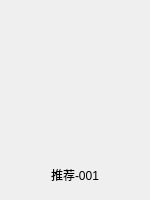
<?xml version="1.0" encoding="UTF-8"?>
<ui version="4.0">
 <class>RecBoxItem</class>
 <widget class="QWidget" name="RecBoxItem">
  <property name="geometry">
   <rect>
    <x>0</x>
    <y>0</y>
    <width>150</width>
    <height>200</height>
   </rect>
  </property>
  <property name="minimumSize">
   <size>
    <width>0</width>
    <height>150</height>
   </size>
  </property>
  <property name="windowTitle">
   <string>Form</string>
  </property>
  <layout class="QVBoxLayout" name="verticalLayout">
   <property name="spacing">
    <number>0</number>
   </property>
   <property name="leftMargin">
    <number>0</number>
   </property>
   <property name="topMargin">
    <number>0</number>
   </property>
   <property name="rightMargin">
    <number>0</number>
   </property>
   <property name="bottomMargin">
    <number>0</number>
   </property>
   <item>
    <widget class="QWidget" name="musicImageBox" native="true">
     <property name="minimumSize">
      <size>
       <width>0</width>
       <height>150</height>
      </size>
     </property>
     <property name="maximumSize">
      <size>
       <width>16777215</width>
       <height>150</height>
      </size>
     </property>
     <widget class="QLabel" name="recMusicImage">
      <property name="geometry">
       <rect>
        <x>0</x>
        <y>0</y>
        <width>150</width>
        <height>150</height>
       </rect>
      </property>
      <property name="text">
       <string/>
      </property>
     </widget>
     <widget class="QPushButton" name="recMusicBtn">
      <property name="geometry">
       <rect>
        <x>50</x>
        <y>50</y>
        <width>50</width>
        <height>50</height>
       </rect>
      </property>
      <property name="cursor">
       <cursorShape>PointingHandCursor</cursorShape>
      </property>
      <property name="styleSheet">
       <string notr="true">#recMusicBtn
{
	border:none;
}</string>
      </property>
      <property name="text">
       <string/>
      </property>
     </widget>
    </widget>
   </item>
   <item>
    <widget class="QLabel" name="recBoxItemText">
     <property name="text">
      <string>推荐-001</string>
     </property>
     <property name="alignment">
      <set>Qt::AlignmentFlag::AlignCenter</set>
     </property>
    </widget>
   </item>
  </layout>
 </widget>
 <resources/>
 <connections/>
</ui>
